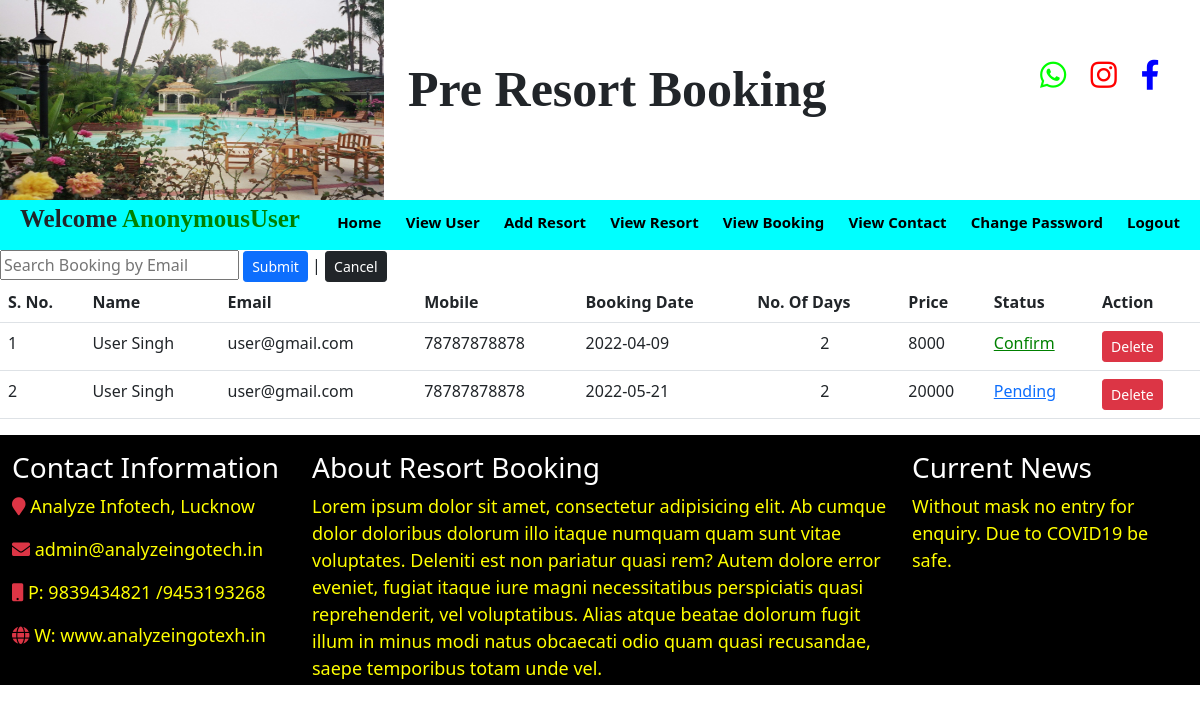
Screenshot of /view_booking_admin with the database file from the repository.
### room/models.py (models this page shows)
class Booked(models.Model):
    full_name=models.CharField(max_length=20,null=True)
    email=models.CharField(max_length=20,null=True)
    contact=models.CharField(max_length=20,null=True)
    contact2=models.CharField(max_length=20,null=True)
    bookint_date=models.CharField(max_length=20,null=True)
    days=models.CharField(max_length=20,null=True)
    gender=models.CharField(max_length=20,null=True)
    price=models.CharField(max_length=20,null=True)
    dob=models.CharField(max_length=20,null=True)
    status=models.CharField(max_length=20,null=True)

### room/views.py (the view)
# urls.py: path('view_booking_admin',view_booking_admin,name='view_booking_admin'),
def view_booking_admin(request):
    data = Booked.objects.all()
    d={'data':data}
    return render(request,'view_booking_admin.html',d)

### room/templates/view_booking_admin.html (shortened to what this page needs)
{% include 'admin_navigation.html' %}
<form method="POST" action="/searchh">
    <input type="search" name="name" placeholder="Search Booking by Email">
    <input type="submit" class="btn btn-primary btn-sm"> | <a href="{% url 'view_booking_admin' %}" class="btn btn-dark btn-sm">Cancel</a>
</form>
<table class="table">
    <tr>
        <th>S. No.</th>
        <th>Name</th>
        <th>Email</th>
        <th>Mobile</th>
        <th>Booking Date</th>
        <th>No. Of Days</th>
        <th>Price</th>
        <th>Status</th>
        <th>Action</th>
    </tr>
    {% for i in data %}
    <tr>
        <td>{{forloop.counter}}</td>
        <td>{{i.full_name}}</td>
        <td>{{i.email}}</td>
        <td>{{i.contact}}</td>
        <td>{{i.bookint_date}}</td>
        <td align="center">{{i.days}}</td>
        <td>{{i.price}}</td>
        {% if i.status == "Pending" %}
        <td><a href="{% url 'change_status' i.id %}">{{i.status}}</a></td>
        {% endif %}
        {% if i.status == "Confirm" %}
        <td><a href="{% url 'change_status' i.id %}" style="color:green;">{{i.status}}</a></td>
        {% endif %}
        <td><a href="{% url 'delete_booking' i.id %}" onclick="return confirm('Are you sure?')" class="btn btn-danger btn-sm">Delete</a></td>
    </tr>
    {% endfor %}
</table>
{% include 'footer.html' %}

### rows the page displays
Booked: full_name "User Singh", email "user@gmail.com", contact "78787878878", bookint_date "2022-04-09", days "2", price "8000", status "Confirm"
Booked: full_name "User Singh", email "user@gmail.com", contact "78787878878", bookint_date "2022-05-21", days "2", price "20000", status "Pending"

### other values shown
{{ request.user }} "AnonymousUser"
